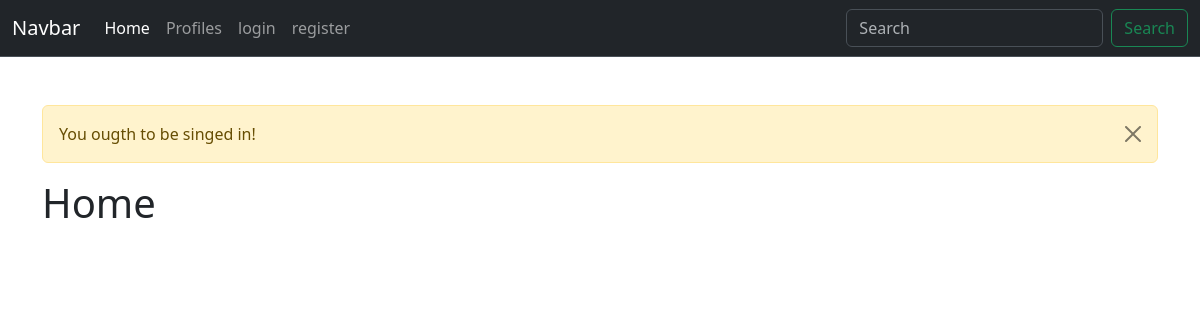
The app's page /, older data.
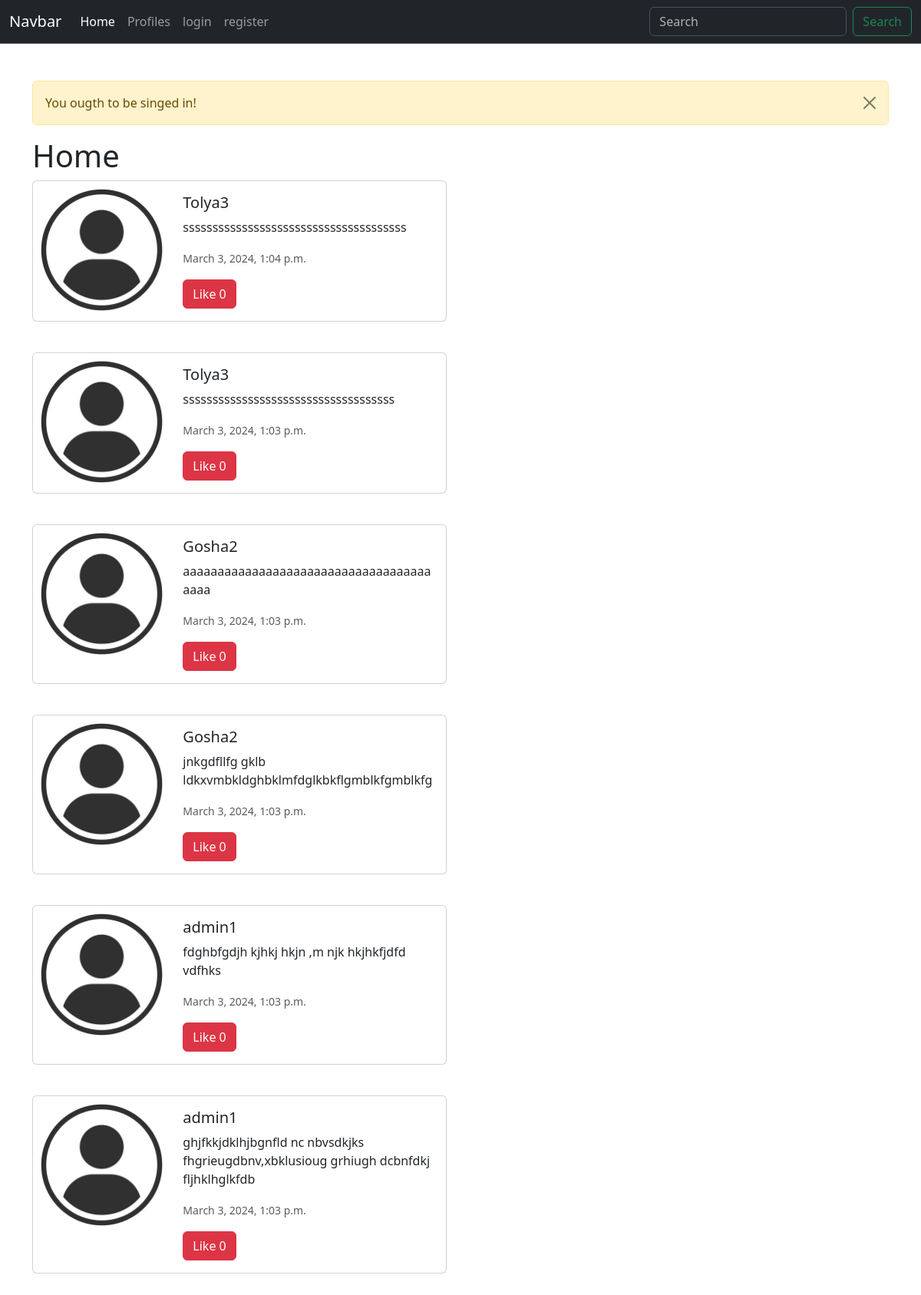
The same page, newer data.
### GOODGIT/models.py (models this page shows, shortened)
class Tweet(models.Model):
    user = models.ForeignKey(User, related_name="tweets", on_delete=models.DO_NOTHING)
    body = models.CharField(max_length=300)
    created_at = models.DateTimeField(auto_now_add=True)
    likes = models.ManyToManyField(User, related_name="tweet_like", blank=True)
    def likesnum(self):
        return self.likes.count()

### GOODGIT/views.py (the view)
# urls.py: path('', views.home, name='home'),
def home(request):
    if request.user.is_authenticated:
        form = TweetForm(request.POST or None)
        if form.is_valid():
            tweet = form.save(commit=False)
            tweet.user = request.user
            tweet.save()
            messages.success(request, ("You have succssesfully added your tweet!"))
            return redirect("home")
        tweets = Tweet.objects.all().order_by("-created_at")
        return render(request, 'home.html', {"tweets":tweets, "form": form})
    else:
        tweets = Tweet.objects.all().order_by("-created_at")
        messages.success(request, ("You ougth to be singed in!"))
        return render(request, 'home.html', {"tweets":tweets})

### GOODGIT/templates/home.html (shortened to what this page needs)
{% extends "base.html" %}
{% block content %}
{% load static %}
    <h1>Home</h1>
    <div class="cotainer">
        <div class="row">
            <div class="col-8">
                {% for i in tweets %}
                    <div class="card mb-3" style="max-width: 540px;">
                        <div class="row g-0">
                          <div class="col-md-4">
                            <img src="{% if i.user.profile.image %}{{ i.user.profile.image.url }}{% else %}{% static "images/avatar.jpg" %}{% endif %}" class="img-fluid rounded-start">
                          </div>
                          <div class="col-md-8">
                            <div class="card-body">
                              <h5 class="card-title">{{ i.user.username }}{{ i.user.id }}</h5>
                              <p class="card-text">{{ i.body }}</p>
                              <p class="card-text"><small class="text-body-secondary">{{ i.created_at }}</small></p>
                              {% if user in i.likes.all %}
                                <a href="{% url 'liked' i.id %}" class="btn btn-secondary">Unlike {{ i.likesnum }}</a>
                              {% else %}
                                <a href="{% url 'liked' i.id %}" class="btn btn-danger">Like {{ i.likesnum }}</a>
                              {% endif %}
                            </div>
                          </div>
                        </div>
                      </div>
                      <br>
                {% endfor %}
            </div>
            <div class="col-4">
            </div>
        </div>
    </div>
{% endblock %}

### GOODGIT/templates/base.html (shortened to what this page needs)
<!doctype html>
<html lang="en">
  <head>
    <link href="https://cdn.jsdelivr.net/npm/bootstrap@5.3.2/dist/css/bootstrap.min.css"
        rel="stylesheet"
>
  </head>
  <body>
    {% include "navbar.html" %}
    <br>
    <div class='container'>
    <br>
    {% if messages %}
      {% for i in messages%}
        <div class="alert alert-warning alert-dismissible fade show" role="alert">
          {{ i }}
          <button type="button" class="btn-close" data-bs-dismiss="alert" aria-label="Close"></button>
        </div>
      {% endfor %}
    {% endif %}
    {% block content %}
    {% endblock %}
    </div>
  </body>
</html>

### GOODGIT/templates/navbar.html (shortened to what this page needs)
<nav class="navbar navbar-expand-lg bg-dark border-bottom border-body" data-bs-theme="dark">
    <div class="container-fluid">
      <a class="navbar-brand" href="#">Navbar</a>
      <div class="collapse navbar-collapse" id="navbarSupportedContent">
        <ul class="navbar-nav me-auto mb-2 mb-lg-0">
          <li class="nav-item">
            <a class="nav-link active" aria-current="page" href="{% url 'home' %}">Home</a>
          </li>
          <li class="nav-item">
            <a class="nav-link" href="{% url 'profiles' %}">Profiles</a>
          </li>
          {% if user.is_authenticated %}
          <li class="nav-item">
            <a class="nav-link" href="{% url 'someonesprofile' request.user.id %}">My profile</a>
          </li>
          <li class="nav-item">
            <a class="nav-link" href="{% url 'logout' %}">logout</a>
          </li>
          {% else %}
          <li class="nav-item">
            <a class="nav-link" href="{% url 'login' %}">login</a>
          </li>
          <li class="nav-item">
            <a class="nav-link" href="{% url 'register' %}">register</a>
          </li>
          {% endif %}
        </ul>
        <form class="d-flex" role="search">
          <input class="form-control me-2" type="search" placeholder="Search" aria-label="Search">
          <button class="btn btn-outline-success" type="submit">Search</button>
        </form>
      </div>
    </div>
  </nav>

Row changes from the older to the newer data that the page shows:
added Tweet: user.username "Tolya", user.id "3", body "ssssssssssssssssssssssssssssssssssssss", created_at "March 3, 2024, 1:04 p.m.", likesnum "0"
added Tweet: user.username "Tolya", user.id "3", body "ssssssssssssssssssssssssssssssssssss", created_at "March 3, 2024, 1:03 p.m.", likesnum "0"
added Tweet: user.username "Gosha", user.id "2", body "aaaaaaaaaaaaaaaaaaaaaaaaaaaaaaaaaaaaaaaa", created_at "March 3, 2024, 1:03 p.m.", likesnum "0"
added Tweet: user.username "Gosha", user.id "2", body "jnkgdfllfg gklb ldkxvmbkldghbklmfdglkbkflgmblkfgmblkfg", created_at "March 3, 2024, 1:03 p.m.", likesnum "0"
added Tweet: user.username "admin", user.id "1", body "fdghbfgdjh kjhkj hkjn ,m njk hkjhkfjdfd vdfhks", created_at "March 3, 2024, 1:03 p.m.", likesnum "0"
added Tweet: user.username "admin", user.id "1", body "ghjfkkjdklhjbgnfld nc nbvsdkjks fhgrieugdbnv,xbklusioug grhiugh dcbnfdkj fljhklhglkfdb", created_at "March 3, 2024, 1:03 p.m.", likesnum "0"
